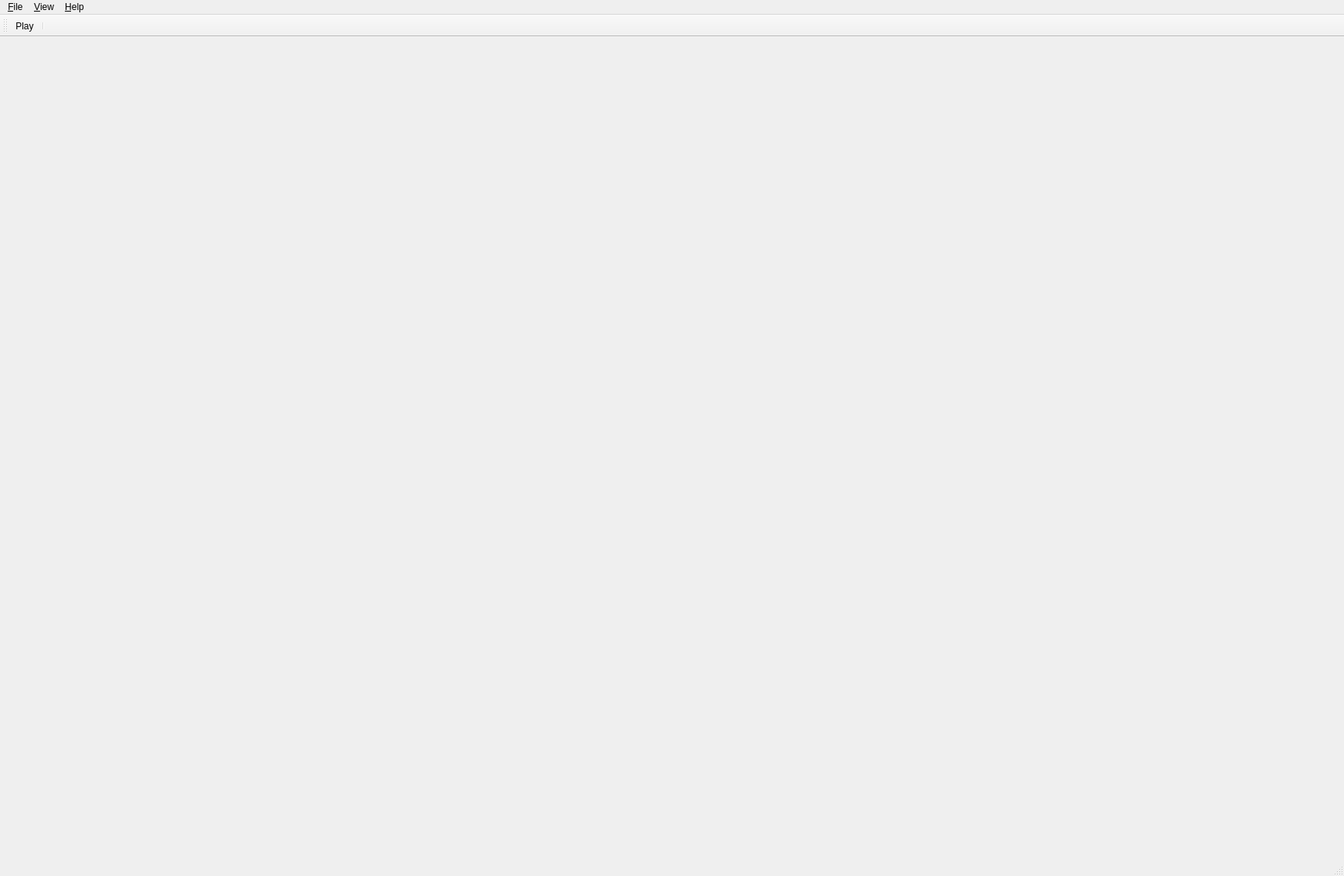
<?xml version="1.0" encoding="UTF-8"?>
<ui version="4.0">
 <class>MainWindow</class>
 <widget class="QMainWindow" name="MainWindow">
  <property name="geometry">
   <rect>
    <x>0</x>
    <y>0</y>
    <width>1741</width>
    <height>1135</height>
   </rect>
  </property>
  <property name="windowTitle">
   <string>MainWindow</string>
  </property>
  <widget class="QWidget" name="centralwidget"/>
  <widget class="QMenuBar" name="menubar">
   <property name="geometry">
    <rect>
     <x>0</x>
     <y>0</y>
     <width>1741</width>
     <height>23</height>
    </rect>
   </property>
   <widget class="QMenu" name="menuFile">
    <property name="title">
     <string>&amp;File</string>
    </property>
    <addaction name="action_Open"/>
    <addaction name="action_Close"/>
    <addaction name="separator"/>
   </widget>
   <widget class="QMenu" name="menu_View">
    <property name="title">
     <string>&amp;View</string>
    </property>
    <addaction name="actionTransferFunction_Editor"/>
    <addaction name="actionData_Analyzer"/>
   </widget>
   <widget class="QMenu" name="menu_Help">
    <property name="title">
     <string>&amp;Help</string>
    </property>
   </widget>
   <addaction name="menuFile"/>
   <addaction name="menu_View"/>
   <addaction name="menu_Help"/>
  </widget>
  <widget class="QStatusBar" name="statusbar"/>
  <widget class="QToolBar" name="toolBarVCR">
   <property name="windowTitle">
    <string>toolBar</string>
   </property>
   <attribute name="toolBarArea">
    <enum>TopToolBarArea</enum>
   </attribute>
   <attribute name="toolBarBreak">
    <bool>false</bool>
   </attribute>
   <addaction name="actionPlay"/>
   <addaction name="separator"/>
  </widget>
  <action name="action_Open">
   <property name="text">
    <string>&amp;Open</string>
   </property>
  </action>
  <action name="action_Close">
   <property name="text">
    <string>&amp;Close</string>
   </property>
  </action>
  <action name="actionProperty_Editor">
   <property name="checkable">
    <bool>true</bool>
   </property>
   <property name="checked">
    <bool>false</bool>
   </property>
   <property name="text">
    <string>Property Editor</string>
   </property>
   <property name="visible">
    <bool>true</bool>
   </property>
  </action>
  <action name="actionTransferFunction_Editor">
   <property name="checkable">
    <bool>true</bool>
   </property>
   <property name="checked">
    <bool>true</bool>
   </property>
   <property name="text">
    <string>TransferFunction Editor</string>
   </property>
   <property name="visible">
    <bool>true</bool>
   </property>
  </action>
  <action name="actionData_Analyzer">
   <property name="checkable">
    <bool>true</bool>
   </property>
   <property name="checked">
    <bool>true</bool>
   </property>
   <property name="text">
    <string>Data Analyzer</string>
   </property>
  </action>
  <action name="actionPlay">
   <property name="checkable">
    <bool>true</bool>
   </property>
   <property name="icon">
    <iconset resource="xvrresource.qrc">
     <normaloff>:/VCR/resources/vcr/play.png</normaloff>
     <normalon>:/VCR/resources/vcr/pause.png</normalon>:/VCR/resources/vcr/play.png</iconset>
   </property>
   <property name="text">
    <string>Play</string>
   </property>
  </action>
 </widget>
 <resources>
  <include location="xvrresource.qrc"/>
 </resources>
 <connections/>
</ui>
